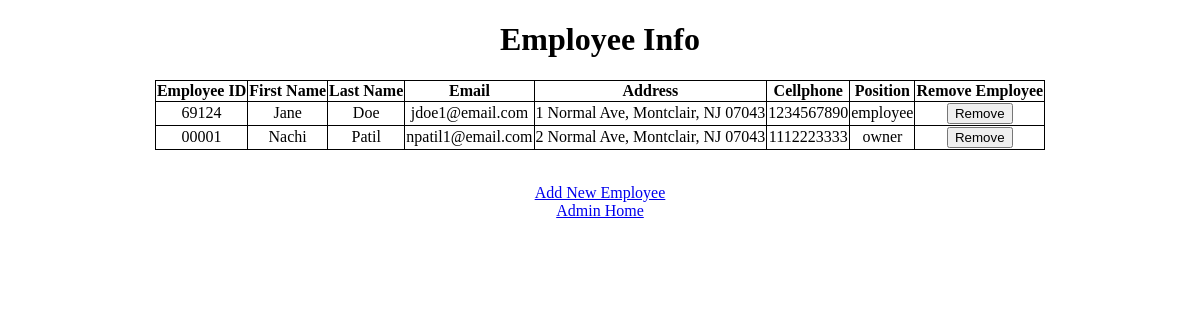
/employee_area/employee_info.php (signed in), run on the app's committed database.
### tables this page shows
CREATE TABLE `EMPLOYEES` (
  `employeeid` char(5) NOT NULL,
  `firstname` varchar(50) NOT NULL,
  `lastname` varchar(50) NOT NULL,
  `email` varchar(50) DEFAULT NULL,
  `address` varchar(100) NOT NULL,
  `cellphone` char(10) NOT NULL,
  `position` varchar(50) NOT NULL
);

### employee_area/employee_info.php (the view, shortened to what this page needs)
<?php
    require_once '../db_connect.php';
    $query = "SELECT * FROM EMPLOYEES";
    $results = $db->query($query);
    $num_results = $results->num_rows;
?>
<!DOCTYPE html>
<html>
    <head>
    </head>
    <body>
        <h1>Employee Info</h1>
        <table>
            <tr>
                <th>
                    Employee ID
                </th>
                <th>
                    First Name
                </th>
                <th>
                    Last Name
                </th>
                <th>
                    Email
                </th>
                <th>
                    Address
                </th>
                <th>
                    Cellphone
                </th>
                <th>
                    Position
                </th>
                <th>
                    Remove Employee
                </th>
            </tr>
            <?php
        for ($i = 0; $i < $num_results; $i++) {
            $row = $results->fetch_assoc();
            echo "<form action='emp_process/delete_employee.php' method='post'>
                <tr>
                    <td>
                        ".$row['employeeid']."
                    </td>
                    <td>
                        ".$row['firstname']."
                    </td>
                    <td>
                        ".$row['lastname']."
                    </td>
                    <td>
                        ".$row['email']."
                    </td>
                    <td>
                        ".$row['address']."
                    </td>
                    <td>
                        ".$row['cellphone']."
                    </td>
                    <td>
                        ".$row['position']."
                    </td>
                    <td>
                        <input type='hidden' name='empid' value='".$row['employeeid']."'>
                        <input type='submit' value='Remove'>
                    </td>
                </tr>
            </form>";
        }
        ?>
        </table>
        <br>
        <p>
            <a href='add_employee.php'>Add New Employee</a>
            <br>
            <a href='admin_home.php'>Admin Home</a>
        </p>
    </body>
</html>

### employee_area/employee_info.php (style rules this page uses)
body { text-align: center; }
table { position: relative; margin-left: auto; margin-right: auto; border: solid 1px black; border-collapse: collapse; }
th, td { border: solid 1px black; }

### data on the page
employees: employeeid "69124", firstname "Jane", lastname "Doe", email "jdoe1@email.com", address "1 Normal Ave, Montclair, NJ 07043", cellphone "1234567890", position "employee"
employees: employeeid "00001", firstname "Nachi", lastname "Patil", email "npatil1@email.com", address "2 Normal Ave, Montclair, NJ 07043", cellphone "1112223333", position "owner"
